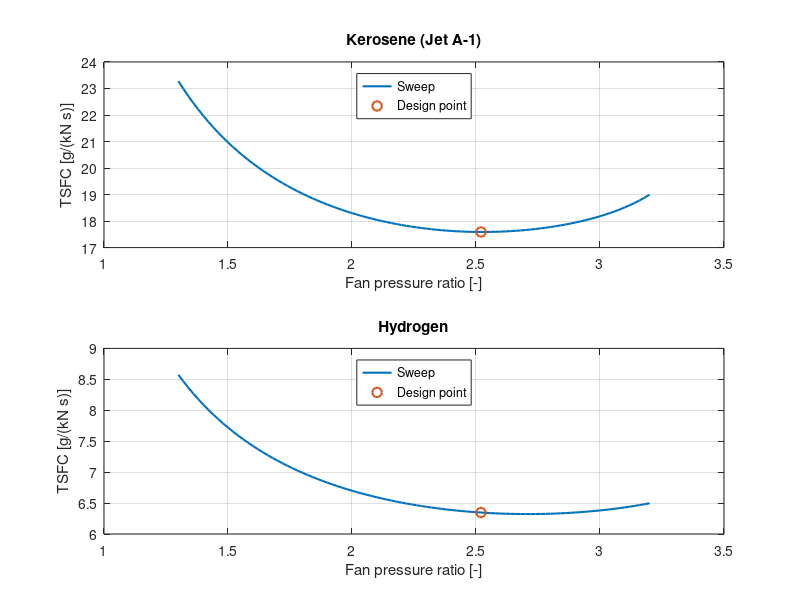
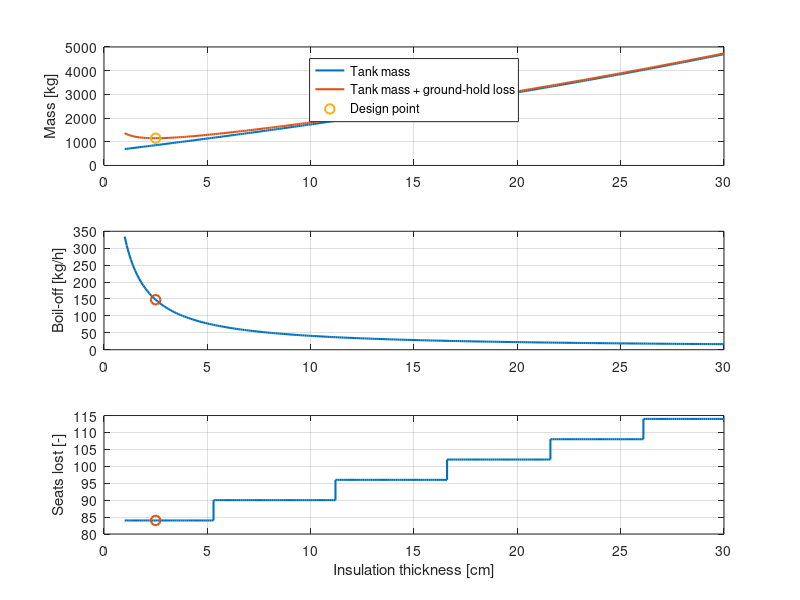

Reproduce these figures in MATLAB, in order.
% ME424 Hydrogen turbofan project: cruise design-point cycle model
% Station numbering (ME424 Part 4 slides): 1 flight, 2 fan face, f fan exit, 3 core compressor exit, 4 combustor exit, 5 turbine exit, 6 core nozzle exit, b bypass nozzle exit. Leading 0 = total property. In section 1, T0, p0, V0 are the ambient static values.

clear;
clc;

% 1. INPUTS

% 1.1 Flight condition (design point)
h_ft = 35000; % altitude [ft]
h = h_ft * 0.3048; % altitude [m]
M0 = 0.8; % flight Mach number [-]

% 1.2 Standard atmosphere (troposphere, h < 11 km)
T_SL = 288.15; % sea-level temperature [K]
p_SL = 101325; % sea-level pressure [Pa]
L = 0.0065; % ISA lapse rate [K/m]
g = 9.80665; % gravitational acceleration [m/s^2]
M_air_mol = 0.0289644; % molar mass of dry air [kg/mol]
R_u  = 8.314462618; % universal gas constant [J/(mol K)]

T0 = T_SL - L*h; % ambient temperature [K]
p0 = p_SL * (T0/T_SL)^(g*M_air_mol/(R_u*L)); % ambient pressure [Pa]

% 1.3 Air properties (cold section)
gamma_a = 1.4; % ratio of specific heats, air [-]
R_a = 287; % specific gas constant, air [J/(kg K)]
cp_a = 1005; % [J/(kg K)], value implied by the ME424 Part 4 slide 19 example

a0 = sqrt(gamma_a*R_a*T0); % speed of sound [m/s]
V0 = M0*a0; % flight speed [m/s]

% 1.4 Baseline engine: CFM56-7B27
B = 5.1; % bypass ratio [-]
OPR = 32.7; % overall pressure ratio at max climb [-]
D_fan_base = 61*0.0254; % baseline fan diameter [m] (1.549 m)
F_climb_inst = 5960*4.44822; % max climb thrust per engine
n_eng = 2; % engines per aircraft [-]

% Source: project brief defaults
T04 = 1600 + 273.15; % turbine inlet temperature [K]
eta_p = 0.85; % polytropic (small-stage) efficiency, applied to fan, compressor and turbines [-]

% Fan pressure ratio: NOT published. Swept to find the best TSFC.
% This is a search range, not a claimed value. Must contain the optimum (about 2.5).
FPR_range = 1.3:0.02:3.2; % [-]

% 1.5 Component losses: PLACEHOLDERS
pi_intake = 1.00; % intake stagnation pressure recovery [-]
pi_comb = 1.00; % combustor pressure ratio p04/p03 [-]
eta_comb = 1.00; % combustion efficiency [-] (brief: complete combustion can be assumed, so 1.00 is OK)
eta_mech = 1.00; % mechanical (shaft) efficiency [-]
eta_noz = 1.00; % nozzle efficiency [-]

% 1.6 Combustion data
% Air modelled as O2 + 3.76 N2
N2_O2 = 3.76; % mol N2 per mol O2 in air [-]

% Molar masses [kg/mol]
MW.O2 = 0.031999;
MW.N2 = 0.028013;
MW.H2O = 0.018015;
MW.CO2 = 0.044010;
MW.H2 = 0.002016;
MW.C = 0.012011;
MW.H = 0.001008;

% Standard enthalpies of formation at 298.15 K [J/mol]
hf.O2 = 0;
hf.N2 = 0;
hf.H2 = 0;
hf.H2O = -241.827e3; % vapour (ME424 Part 5 slide 15)
hf.CO2 = -393.522e3; % (ME424 Part 5 slide 15)

% 1.7 Fuels
% Kerosene (Jet A-1), C12H23
ker.name = 'Kerosene (Jet A-1)';
ker.a = 12; % carbon atoms
ker.b = 23; % hydrogen atoms
ker.MW = ker.a*MW.C + ker.b*MW.H; % [kg/mol]
ker.LHV = 42.8e6; % [J/kg], ASTM D1655 / DEF STAN 91-091 minimum
ker.rho = 20897/26.024; % [kg/m^3], from Boeing usable fuel mass/volume
ker.hf = ker.LHV*ker.MW + ker.a*hf.CO2 + (ker.b/2)*hf.H2O; % [J/mol]

% Hydrogen, H2
h2.name = 'Hydrogen';
h2.a = 0;
h2.b = 2;
h2.MW = MW.H2;
h2.LHV = -hf.H2O/MW.H2; % [J/kg] = 119.95 MJ/kg, implied by the slide 15 data
h2.hf = hf.H2; % [J/mol] (element, = 0)
h2.rho_liq = 70.828; % [kg/m^3], NIST WebBook, parahydrogen, saturated liquid at 0.10132 MPa
h2.h_fg = (446.07 - 0)*1e3; % [J/kg], NIST: h_vapour - h_liquid at 0.10132 MPa

% 1.8 Baseline aircraft: Boeing 737-800, heaviest variant
ac.MTOW = 79015; % max design takeoff weight [kg]
ac.MLW = 66360; % max design landing weight [kg]
ac.MZFW = 62731; % max design zero fuel weight [kg]
ac.OEW = 41412; % operating empty weight [kg]
ac.payload_max = 21318; % max structural payload [kg]
ac.seats  = 184; % all-economy [-]
ac.fuel_mass = 20897; % usable fuel [kg]
ac.fuel_vol  = 26.024; % usable fuel [m^3]
ac.fuselage_length = (129 + 6/12)*0.3048; % overall length [m]

% Hydrogen design constraint (project brief): fuel energy = 80% of kerosene
energy_fraction = 0.80; % given in brief
E_fuel_ker = ac.fuel_mass*ker.LHV; % [J]
m_H2_req = energy_fraction*E_fuel_ker/h2.LHV; % required H2 mass [kg]

% Print key inputs
fprintf('Design point: %.0f ft (%.0f m), M = %.2f, ISA\n', h_ft, h, M0);
fprintf('T0 = %.2f K, p0 = %.0f Pa, V0 = %.1f m/s\n', T0, p0, V0);
fprintf('Kerosene: MW = %.4f kg/mol, hf = %.1f kJ/mol, rho = %.0f kg/m^3\n', ker.MW, ker.hf/1e3, ker.rho);
fprintf('Required H2 mass for 80%% energy: %.0f kg\n', m_H2_req);

% 2. CYCLE CALCULATION
% Per 1 kg/s of core air, for each fuel and each fan pressure ratio.
% Method: ME424 Part 4 (jets) and Part 5 (combustion) slides.

% Ambient static values in lecture notation (station 1)
T1 = T0; % [K]
p1 = p0; % [Pa]
V1 = V0; % [m/s]
M1 = M0; % [-]

% 2.1 Combustion property data (ME424 Part 5 slides)
Tref = 298.15; % reference state, 25 C [K] (slide 13)
% Constant specific heats [J/(kg K)] (slides 20 and 23)
% NB slide 20 writes the N2 term as 14.55*dT; 28 x 1.039 = 29.1, as on slide 23
cps.CO2 = 846;
cps.H2O = 1872.3;
cps.N2 = 1039;
cps.O2 = 918;

% 2.2 Flight condition and intake (Part 4 slide 13, ideal intake as in slide 19)
T01 = T1*(1 + (gamma_a-1)/2*M1^2); % total temperature [K]
p01 = p1*(1 + (gamma_a-1)/2*M1^2)^(gamma_a/(gamma_a-1)); % total pressure [Pa]
T02 = T01; % [K]
p02 = pi_intake*p01; % [Pa]

nc = (gamma_a-1)/(gamma_a*eta_p); % polytropic compression exponent [-] (slide 16)
crit_a = ((gamma_a+1)/2)^(gamma_a/(gamma_a-1)); % critical pressure ratio, air nozzle [-]

fuels = {ker, h2};
nF = numel(FPR_range);

for k = 1:2
  fu = fuels{k};
  st = fu.a + fu.b/4; % stoichiometric O2 [mol per mol fuel]

  for j = 1:nF
    FPR = FPR_range(j);

    % 2.3 Fan (2 -> f), polytropic (slide 16)
    p0f = FPR*p02; % [Pa]
    T0f = T02*FPR^nc; % [K]

    % 2.4 Core compressor (f -> 3)
    p03 = OPR*p02; % [Pa]
    T03 = T0f*(p03/p0f)^nc; % [K]

    % 2.5 Combustor (3 -> 4), Part 5 slides 19-23
    % CaHb + lam*st*(O2 + 3.76 N2) -> a CO2 + (b/2) H2O + (lam-1)*st O2 + 3.76*lam*st N2
    % H_reactants = H_products: fuel at 25 C, air at T03, products at T04
    dT3 = T03 - Tref; % [K]
    dT4 = T04 - Tref; % [K]
    A = st*(MW.O2*cps.O2 + N2_O2*MW.N2*cps.N2); % air molar heat capacity per unit lam [J/(mol K)]
    P = fu.a*(hf.CO2 + MW.CO2*cps.CO2*dT4) + (fu.b/2)*(hf.H2O + MW.H2O*cps.H2O*dT4); % CO2 + H2O enthalpy [J/mol fuel]
    lam = (fu.hf - P + st*MW.O2*cps.O2*dT4)/(A*(dT4 - dT3)); % air-fuel equivalence ratio [-]

    % Products [mol per mol fuel]
    n_CO2 = fu.a;
    n_H2O = fu.b/2;
    n_O2 = (lam - 1)*st;
    n_N2 = N2_O2*lam*st;

    m_air = lam*st*(MW.O2 + N2_O2*MW.N2); % air [kg per mol fuel]
    f = fu.MW/m_air; % fuel-air ratio [-]

    % Mass-weighted product properties (brief)
    m_CO2 = n_CO2*MW.CO2; % [kg per mol fuel]
    m_H2O = n_H2O*MW.H2O;
    m_O2 = n_O2*MW.O2;
    m_N2 = n_N2*MW.N2;
    m_tot = m_CO2 + m_H2O + m_O2 + m_N2;
    cp_g = (m_CO2*cps.CO2 + m_H2O*cps.H2O + m_O2*cps.O2 + m_N2*cps.N2)/m_tot; % [J/(kg K)]
    MW_g = m_tot/(n_CO2 + n_H2O + n_O2 + n_N2); % [kg/mol]
    R_g = R_u/MW_g; % [J/(kg K)]
    gam_g = cp_g/(cp_g - R_g); % [-]

    p04 = pi_comb*p03; % [Pa]

    % 2.6 Turbine (4 -> 5): turbine work = fan + compressor work (slide 17)
    w_c = (1 + B)*cp_a*(T0f - T02) + cp_a*(T03 - T0f); % [J per kg core air]
    T05 = T04 - w_c/(eta_mech*(1 + f)*cp_g); % [K]
    p05 = p04*(T05/T04)^(gam_g/(eta_p*(gam_g - 1))); % [Pa] (slide 16, turbine)

    % 2.7 Core nozzle (5 -> 6), convergent, choking check (slide 17)
    crit_g = ((gam_g + 1)/2)^(gam_g/(gam_g - 1)); % critical pressure ratio [-]
    if p05/p1 > crit_g % choked, M6 = 1
      T6 = 2*T05/(gam_g + 1); % [K]
      p6 = p05/crit_g; % [Pa]
      V6 = sqrt(gam_g*R_g*T6); % [m/s]
      choke6 = 1;
    else % fully expanded, p6 = p1
      p6 = p1;
      T6 = T05*(p1/p05)^((gam_g - 1)/gam_g);
      V6 = sqrt(2*cp_g*(T05 - T6));
      choke6 = 0;
    end
    rho6 = p6/(R_g*T6); % [kg/m^3]

    % 2.8 Bypass nozzle (f -> b), air
    if p0f/p1 > crit_a % choked, Mb = 1
      Tb = 2*T0f/(gamma_a + 1); % [K]
      pb = p0f/crit_a; % [Pa]
      Vb = sqrt(gamma_a*R_a*Tb); % [m/s]
      chokeb = 1;
    else % fully expanded, pb = p1
      pb = p1;
      Tb = T0f*(p1/p0f)^((gamma_a - 1)/gamma_a);
      Vb = sqrt(2*cp_a*(T0f - Tb));
      chokeb = 0;
    end
    rhob = pb/(R_a*Tb); % [kg/m^3]

    % 2.9 Thrust (slide 18) and TSFC, per kg/s core air
    % F = m(u_exit - u1) + (p_exit - p1)*A_exit, with A_exit = m/(rho*V)
    F_core = (1 + f)*(V6 + (p6 - p1)/(rho6*V6)) - V1; % [N]
    F_byp = B*(Vb - V1 + (pb - p1)/(rhob*Vb)); % [N]
    F_sp = F_core + F_byp; % specific thrust [N per kg/s core air]

    % Store results: row k = fuel, column j = fan pressure ratio
    S.T0f(k,j) = T0f;
    S.p0f(k,j) = p0f;
    S.T03(k,j) = T03;
    S.p03(k,j) = p03;
    S.lam(k,j) = lam;
    S.f(k,j) = f;
    S.y(k,j,:) = [m_CO2 m_H2O m_O2 m_N2]/m_tot; % mass fractions CO2, H2O, O2, N2
    S.cp_g(k,j) = cp_g;
    S.R_g(k,j) = R_g;
    S.gam_g(k,j) = gam_g;
    S.w_c(k,j) = w_c;
    S.T05(k,j) = T05;
    S.p05(k,j) = p05;
    S.T6(k,j) = T6;
    S.p6(k,j) = p6;
    S.V6(k,j) = V6;
    S.choke6(k,j) = choke6;
    S.Tb(k,j) = Tb;
    S.pb(k,j) = pb;
    S.Vb(k,j) = Vb;
    S.chokeb(k,j) = chokeb;
    S.F_core(k,j) = F_core;
    S.F_byp(k,j) = F_byp;
    S.F_sp(k,j) = F_sp;
    S.TSFC(k,j) = f/F_sp; % [kg/(N s)]
    S.ESFC(k,j) = f/F_sp*fu.LHV; % energy per unit thrust [W/N]
  end
end

% 2.10 Design point: kerosene TSFC optimum. Same FPR used for hydrogen (brief: same pressure ratios)
[~, iopt] = min(S.TSFC(1,:));
FPR_design = FPR_range(iopt); % [-]
[~, iopt_h2] = min(S.TSFC(2,:));
if iopt == 1 || iopt == nF
  warning('Kerosene TSFC optimum is at the end of FPR_range: widen the range.');
end

% Print design-point results
j = iopt;
fprintf('\nDesign point FPR = %.2f (hydrogen optimum would be %.2f)\n', FPR_design, FPR_range(iopt_h2));
fprintf('Station 1,2: T0 = %.1f K, p0 = %.2f kPa\n', T01, p01/1e3);
fprintf('Station f: T0 = %.1f K, p0 = %.2f kPa\n', S.T0f(1,j), S.p0f(1,j)/1e3);
fprintf('Station 3: T0 = %.1f K, p0 = %.2f kPa\n', S.T03(1,j), S.p03(1,j)/1e3);
fprintf('Station 4: T0 = %.1f K, p0 = %.2f kPa\n', T04, pi_comb*S.p03(1,j)/1e3);
for k = 1:2
  fprintf('\n%s\n', fuels{k}.name);
  fprintf('lambda = %.3f, f = %.5f\n', S.lam(k,j), S.f(k,j));
  fprintf('Mass fractions: CO2 %.4f, H2O %.4f, O2 %.4f, N2 %.4f\n', S.y(k,j,1), S.y(k,j,2), S.y(k,j,3), S.y(k,j,4));
  fprintf('cp_g = %.1f J/(kg K), R_g = %.1f J/(kg K), gamma_g = %.4f\n', S.cp_g(k,j), S.R_g(k,j), S.gam_g(k,j));
  fprintf('Fan + compressor work = %.0f J/kg core air\n', S.w_c(k,j));
  fprintf('Station 5: T0 = %.1f K, p0 = %.2f kPa\n', S.T05(k,j), S.p05(k,j)/1e3);
  fprintf('Core nozzle: choked = %d, T6 = %.1f K, p6 = %.2f kPa, V6 = %.1f m/s\n', S.choke6(k,j), S.T6(k,j), S.p6(k,j)/1e3, S.V6(k,j));
  fprintf('Bypass nozzle: choked = %d, Tb = %.1f K, pb = %.2f kPa, Vb = %.1f m/s\n', S.chokeb(k,j), S.Tb(k,j), S.pb(k,j)/1e3, S.Vb(k,j));
  fprintf('Specific thrust: core %.1f + bypass %.1f = %.1f N per kg/s core air\n', S.F_core(k,j), S.F_byp(k,j), S.F_sp(k,j));
  fprintf('TSFC = %.2f g/(kN s) = %.3f lb/(lbf h), ESFC = %.1f W/N\n', S.TSFC(k,j)*1e6, S.TSFC(k,j)*3600*g, S.ESFC(k,j));
end

% 2.11 Plot: TSFC against fan pressure ratio
figure('Name', 'Fan pressure ratio sweep');
for k = 1:2
  subplot(2,1,k);
  plot(FPR_range, S.TSFC(k,:)*1e6, 'LineWidth', 1.5);
  hold on;
  plot(FPR_design, S.TSFC(k,iopt)*1e6, 'o', 'MarkerSize', 7, 'LineWidth', 1.5);
  grid on;
  xlabel('Fan pressure ratio [-]');
  ylabel('TSFC [g/(kN s)]');
  title(fuels{k}.name);
  legend('Sweep', 'Design point', 'Location', 'north');
end

% 3. ENGINE SIZING (provisional)
% Sized at the published max climb thrust (35,000 ft, M0.8, ISA), equal thrust for both fuels.
% Provisional: the hydrogen aircraft's required thrust changes once the tank mass is included.

F_req = F_climb_inst; % required thrust per engine [N]
mc = zeros(1,2);
m_tot = zeros(1,2);
m_fuel = zeros(1,2);
for k = 1:2
  mc(k) = F_req/S.F_sp(k,iopt); % core airflow [kg/s]
  m_tot(k) = (1 + B)*mc(k); % total airflow [kg/s]
  m_fuel(k) = S.f(k,iopt)*mc(k); % fuel flow per engine [kg/s]
end
% Fan diameter: at the same fan face conditions, airflow scales with fan area (D^2).
% The kerosene result is taken to correspond to the real 1.549 m fan.
D_fan = D_fan_base*sqrt(m_tot/m_tot(1)); % [m]

fprintf('\nSizing at F = %.2f kN per engine (provisional)\n', F_req/1e3);
for k = 1:2
  fprintf('%s: core airflow %.2f kg/s, total airflow %.2f kg/s, fuel flow %.4f kg/s (%.0f kg/h), fan diameter %.3f m\n', ...
          fuels{k}.name, mc(k), m_tot(k), m_fuel(k), m_fuel(k)*3600, D_fan(k));
end

% 4. LH2 TANK DESIGN
% Single-wall Al 2219 tank with polyurethane foam insulation, using the full fuselage
% diameter (floor and aft cargo hold removed in the tank bay), replacing the rear seat rows.
% Shape: cylinder with hemispherical ends.

% 4.1 Inputs
D_avail = 139.2*0.0254; % available diameter = cabin interior trim width [m] (Boeing D6-58325-7, 2.5.2)
seat_pitch = 30*0.0254; % pitch of the 184-seat layout [m] (Boeing 2.4.4)
seats_abreast = 6; % [-] (Boeing 2.5.2)
ullage = 0.03; % gas volume fraction [-] (Winnefeld et al. 2018)
p_vent = 1.448e5; % venting pressure [Pa] (Winnefeld et al. 2018)
sig_allow = 172.4e6; % allowable stress, Al 2219 [Pa] (Winnefeld et al. 2018)
rho_wall = 2825; % Al 2219 density [kg/m^3] (Winnefeld et al. 2018)
SF = 1.5; % safety factor, FAR 25.303 [-] (Bagarello et al. 2026)
k_ins = 0.0163; % polyurethane foam conductivity [W/(m K)] (Bagarello et al. 2026)
rho_ins = 96; % polyurethane foam density [kg/m^3] (Bagarello et al. 2026)
T_fus = 283; % fuselage air temperature around the tank [K] (Bagarello et al. 2026)
h_fus = 10; % convection coefficient, outer surface [W/(m^2 K)] (Bagarello et al. 2026)
T_LH2 = 20.271; % LH2 saturation temperature at 0.10132 MPa [K] (NIST)
t_ground = 2*3600; % ground hold with venting [s] (Rompokos et al. 2021)
BOR_limit = 2.5; % allowable boil-off [% of stored mass per day] (Bagarello et al. 2026)
t_ins_range = 0.010:0.001:0.300; % insulation thickness sweep [m]

% 4.2 Fixed quantities
V_tank = m_H2_req/((1 - ullage)*h2.rho_liq); % internal tank volume [m^3]
r_o = D_avail/2; % outer radius of insulation [m]
dp_wall = p_vent - p0; % worst case: depressurised fuselage at cruise [Pa]

% 4.3 Sweep insulation thickness
nT = numel(t_ins_range);
for i = 1:nT
  t_ins = t_ins_range(i);

  % Geometry and wall (hoop stress, thin wall)
  r_1 = r_o - t_ins; % outer radius of wall = inner radius of foam [m]
  t_wall = SF*dp_wall*r_1/sig_allow; % wall thickness [m]
  r_i = r_1 - t_wall; % inner radius [m]
  D_i = 2*r_i; % inner diameter [m]
  L_cyl = (V_tank - pi*D_i^3/6)/(pi*D_i^2/4); % cylinder length [m]

  % Heat leak: foam conduction + outer convection in series; cylinder and end caps in parallel.
  % Inner wall taken at LH2 temperature (inner film and aluminium wall resistance neglected).
  R_cyl = log(r_o/r_1)/(2*pi*k_ins*L_cyl) + 1/(h_fus*2*pi*r_o*L_cyl); % [K/W]
  R_sph = (1/r_1 - 1/r_o)/(4*pi*k_ins) + 1/(h_fus*4*pi*r_o^2); % [K/W]
  Q = (T_fus - T_LH2)*(1/R_cyl + 1/R_sph); % heat leak [W]
  m_bo = Q/h2.h_fg; % boil-off rate [kg/s]

  % Masses
  m_ins = rho_ins*(pi*(r_o^2 - r_1^2)*L_cyl + 4/3*pi*(r_o^3 - r_1^3)); % [kg]
  m_wall = rho_wall*(pi*(r_1^2 - r_i^2)*L_cyl + 4/3*pi*(r_1^3 - r_i^3)); % [kg]

  % Cabin length used and seats lost
  L_out = L_cyl + 2*r_o; % overall tank length [m]
  rows_lost = ceil(L_out/seat_pitch); % [-]

  % Store
  TK.t_wall(i) = t_wall;
  TK.D_i(i) = D_i;
  TK.L_cyl(i) = L_cyl;
  TK.L_out(i) = L_out;
  TK.Q(i) = Q;
  TK.m_bo(i) = m_bo;
  TK.BOR(i) = m_bo*86400/m_H2_req*100; % [% per day]
  TK.m_ins(i) = m_ins;
  TK.m_wall(i) = m_wall;
  TK.m_tank(i) = m_ins + m_wall;
  TK.seats_lost(i) = rows_lost*seats_abreast;
end

% 4.4 Design point: minimum of tank mass + hydrogen vented during the ground hold.
% In flight, boil-off is fed to the engines, so it is not lost (checked below).
TK.penalty = TK.m_tank + TK.m_bo*t_ground; % [kg]
[~, it] = min(TK.penalty);
if it == 1 || it == nT
  warning('Tank optimum is at the end of t_ins_range: widen the range.');
end
t_ins_design = t_ins_range(it);
eta_grav = m_H2_req/(m_H2_req + TK.m_tank(it)); % gravimetric efficiency [-]

fprintf('\nLH2 tank (design insulation thickness = %.3f m)\n', t_ins_design);
fprintf('Tank volume %.1f m^3 (liquid %.1f m^3 + %.0f%% ullage)\n', V_tank, m_H2_req/h2.rho_liq, ullage*100);
fprintf('Wall thickness %.2f mm, inner diameter %.3f m, cylinder length %.2f m, overall length %.2f m\n', ...
        TK.t_wall(it)*1e3, TK.D_i(it), TK.L_cyl(it), TK.L_out(it));
fprintf('Seats lost %d, seats remaining %d (of %d)\n', TK.seats_lost(it), ac.seats - TK.seats_lost(it), ac.seats);
fprintf('Heat leak %.0f W, boil-off %.1f kg/h = %.1f%% per day\n', TK.Q(it), TK.m_bo(it)*3600, TK.BOR(it));
fprintf('Mass: insulation %.0f kg + wall %.0f kg = %.0f kg, gravimetric efficiency %.1f%%\n', ...
        TK.m_ins(it), TK.m_wall(it), TK.m_tank(it), eta_grav*100);
fprintf('Hydrogen vented in %.0f h ground hold: %.0f kg\n', t_ground/3600, TK.m_bo(it)*t_ground);
fprintf('In flight: boil-off %.0f kg/h vs engine demand %.0f kg/h (%d engines, provisional)\n', ...
        TK.m_bo(it)*3600, n_eng*m_fuel(2)*3600, n_eng);
if any(TK.BOR <= BOR_limit)
  fprintf('%.1f%% per day limit met from t_ins = %.3f m\n', BOR_limit, t_ins_range(find(TK.BOR <= BOR_limit, 1)));
else
  fprintf('No thickness in the sweep meets the %.1f%% per day limit (best %.1f%% per day at %.2f m)\n', ...
          BOR_limit, min(TK.BOR), t_ins_range(end));
end

% Sensitivity of the optimum to the ground hold assumption
for th = [1 2 4]
  [~, ii] = min(TK.m_tank + TK.m_bo*th*3600);
  fprintf('Ground hold %d h: optimum t_ins = %.3f m\n', th, t_ins_range(ii));
end

% 4.5 Plot: insulation thickness sweep
figure('Name', 'Insulation thickness sweep');
subplot(3,1,1);
plot(t_ins_range*100, TK.m_tank, 'LineWidth', 1.5);
hold on;
plot(t_ins_range*100, TK.penalty, 'LineWidth', 1.5);
plot(t_ins_design*100, TK.penalty(it), 'o', 'MarkerSize', 7, 'LineWidth', 1.5);
grid on;
ylabel('Mass [kg]');
legend('Tank mass', 'Tank mass + ground-hold loss', 'Design point', 'Location', 'north');
subplot(3,1,2);
plot(t_ins_range*100, TK.m_bo*3600, 'LineWidth', 1.5);
hold on;
plot(t_ins_design*100, TK.m_bo(it)*3600, 'o', 'MarkerSize', 7, 'LineWidth', 1.5);
grid on;
ylabel('Boil-off [kg/h]');
subplot(3,1,3);
stairs(t_ins_range*100, TK.seats_lost, 'LineWidth', 1.5);
hold on;
plot(t_ins_design*100, TK.seats_lost(it), 'o', 'MarkerSize', 7, 'LineWidth', 1.5);
grid on;
xlabel('Insulation thickness [cm]');
ylabel('Seats lost [-]');
